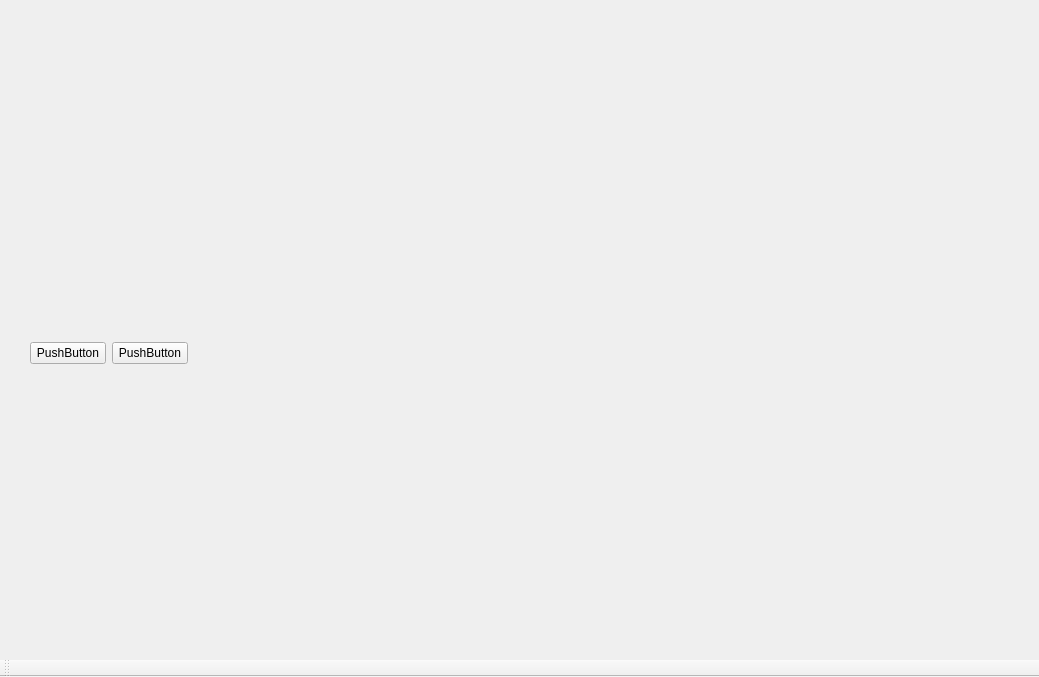
<?xml version="1.0" encoding="UTF-8"?>
<ui version="4.0">
 <class>MainWindow</class>
 <widget class="QMainWindow" name="MainWindow">
  <property name="geometry">
   <rect>
    <x>0</x>
    <y>0</y>
    <width>1039</width>
    <height>677</height>
   </rect>
  </property>
  <property name="windowTitle">
   <string>MainWindow</string>
  </property>
  <widget class="QWidget" name="centralwidget">
   <widget class="QWidget" name="">
    <property name="geometry">
     <rect>
      <x>30</x>
      <y>340</y>
      <width>158</width>
      <height>26</height>
     </rect>
    </property>
    <layout class="QHBoxLayout" name="horizontalLayout">
     <item>
      <widget class="QPushButton" name="pushButton_2">
       <property name="text">
        <string>PushButton</string>
       </property>
      </widget>
     </item>
     <item>
      <widget class="QPushButton" name="pushButton">
       <property name="text">
        <string>PushButton</string>
       </property>
      </widget>
     </item>
    </layout>
   </widget>
  </widget>
  <widget class="QMenuBar" name="menubar">
   <property name="geometry">
    <rect>
     <x>0</x>
     <y>0</y>
     <width>1039</width>
     <height>22</height>
    </rect>
   </property>
  </widget>
  <widget class="QToolBar" name="toolBar">
   <property name="windowTitle">
    <string>toolBar</string>
   </property>
   <attribute name="toolBarArea">
    <enum>BottomToolBarArea</enum>
   </attribute>
   <attribute name="toolBarBreak">
    <bool>false</bool>
   </attribute>
  </widget>
 </widget>
 <resources/>
 <connections/>
</ui>
